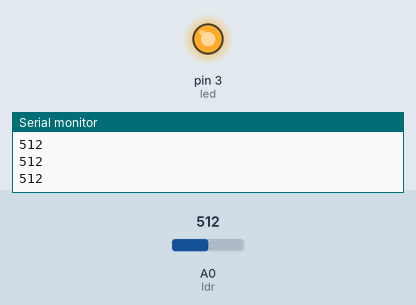
Recording of a sketch running on a simulated Arduino Uno, built with avr-gcc and run on an emulated ATmega328P. Shown: output pins drawn as LEDs (lit = HIGH), the last lines printed to the serial monitor. Inputs (shaded band) come from the test bench; at power-on: A0 (ldr) = 512.

Above: at 1.2 s.
1.3 s: A0 (ldr) set to 732
2.8 s: A0 (ldr) set to 759
At 4.0 s:
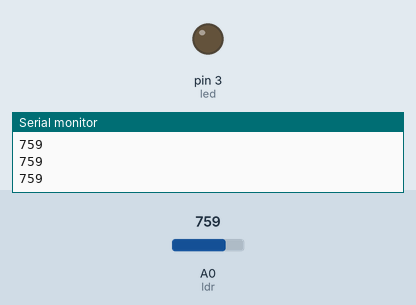
4.5 s: A0 (ldr) set to 740
At 5.3 s:
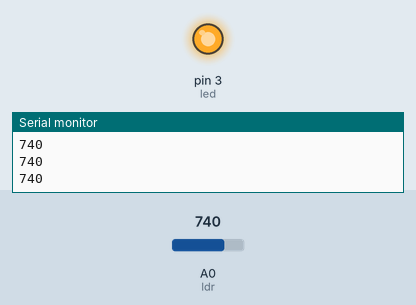
6.0 s: A0 (ldr) set to 760
At 6.5 s:
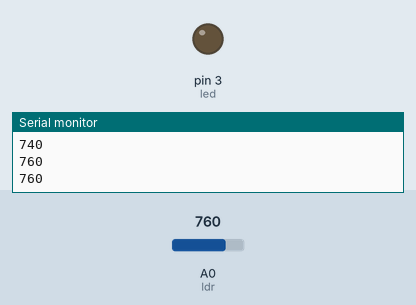
Timing chart, 0 to 8.5 s (numbered marks = the images above; inputs shaded):
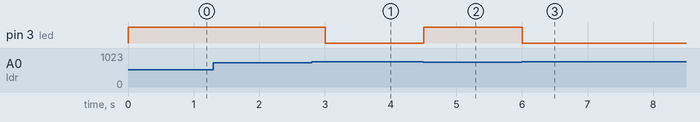

Measured:
- the behaviour switches between 749 and 750 on A0 (ldr) (found by bisection; images 0 and 1)
- after the input at 2.8 s, pin 3 (led): HIGH → LOW after 0.20 s
- after the input at 4.5 s, pin 3 (led): LOW → HIGH at once
- after the input at 6.0 s, pin 3 (led): HIGH → LOW at once

The sketch:

automatic_lighting.ino
```cpp
const int ldr=A0;
const int led=3;
void setup()
{
  Serial.begin(9600);
  pinMode(led,OUTPUT);
}

void loop()
{
  int sensor=analogRead(ldr);
  Serial.println(analogRead(ldr));
 // delay(300);
  if(sensor>=750){
    digitalWrite(led,LOW);
    delay(300);
  }
  else{
  digitalWrite(led,HIGH);
   delay(300);
  }
}
```
